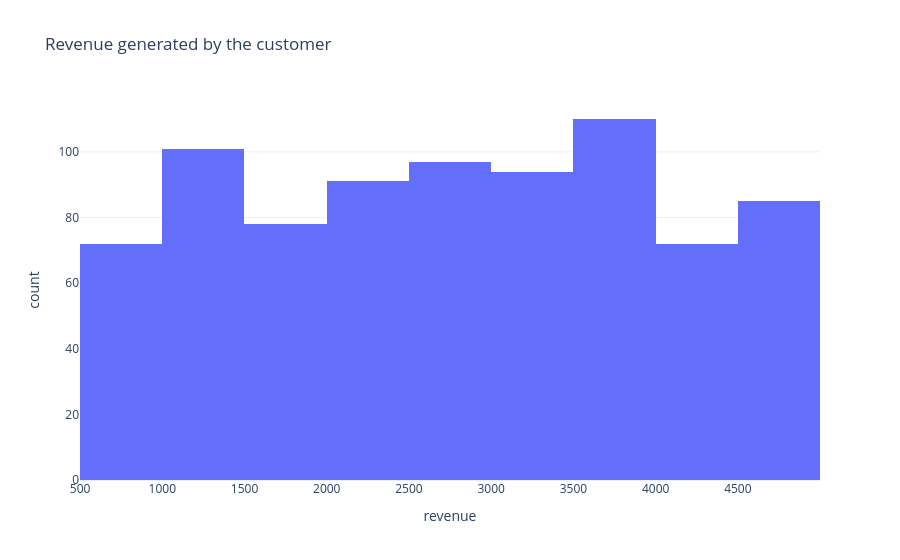

The code cell stored with this chart in its notebook:
### Markdown cell above
# Create a Visualization for the revenue generated by the customer

### Code cell
fig = px.histogram(data_frame=df, x='revenue', title='Revenue generated by the customer', height=500, nbins=20)
fig.show()

### Figure 1 — Plotly figure (JSON) as saved in the notebook; plotly's stock layout.template omitted (floating-point values rounded to 4 significant figures; data arrays with more than 128 entries replaced by an {"elided": "..."} marker saying what was removed)
{"data": [{"alignmentgroup": "True", "bingroup": "x", "hovertemplate": "revenue=%{x}<br>count=%{y}<extra></extra>", "legendgroup": "", "marker": {"color": "#636efa", "pattern": {"shape": ""}}, "name": "", "nbinsx": 20, "offsetgroup": "", "orientation": "v", "showlegend": false, "type": "histogram", "x": {"elided": "800 int values"}, "xaxis": "x", "yaxis": "y"}], "layout": {"autosize": true, "barmode": "relative", "legend": {"tracegroupgap": 0}, "title": {"text": "Revenue generated by the customer"}, "xaxis": {"anchor": "y", "autorange": true, "domain": [0, 1], "range": [499.5, 5000.0], "title": {"text": "revenue"}, "type": "linear"}, "yaxis": {"anchor": "x", "autorange": true, "domain": [0, 1], "range": [0, 115.8], "title": {"text": "count"}}}}
